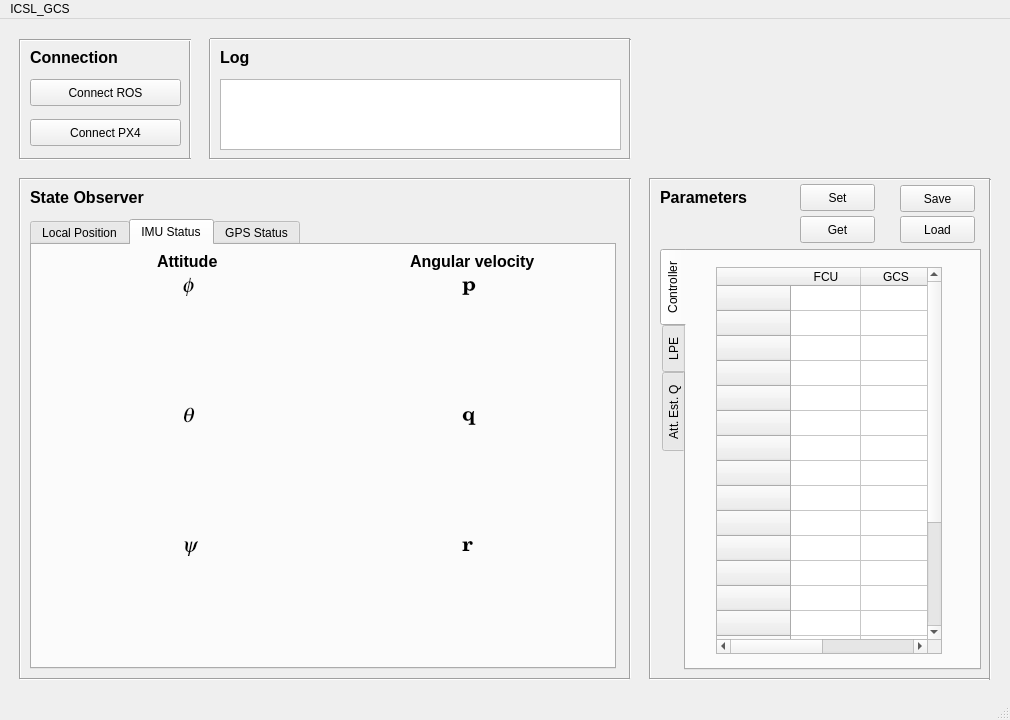
<?xml version="1.0" encoding="UTF-8"?>
<ui version="4.0">
 <class>ICSL_GCS</class>
 <widget class="QMainWindow" name="ICSL_GCS">
  <property name="geometry">
   <rect>
    <x>0</x>
    <y>0</y>
    <width>1010</width>
    <height>720</height>
   </rect>
  </property>
  <property name="windowTitle">
   <string>MainWindow</string>
  </property>
  <widget class="QWidget" name="centralwidget">
   <widget class="QLabel" name="label">
    <property name="geometry">
     <rect>
      <x>30</x>
      <y>30</y>
      <width>91</width>
      <height>17</height>
     </rect>
    </property>
    <property name="font">
     <font>
      <pointsize>12</pointsize>
      <weight>75</weight>
      <bold>true</bold>
     </font>
    </property>
    <property name="text">
     <string>Connection</string>
    </property>
   </widget>
   <widget class="QPushButton" name="pushButton_connect_ros">
    <property name="geometry">
     <rect>
      <x>30</x>
      <y>60</y>
      <width>151</width>
      <height>27</height>
     </rect>
    </property>
    <property name="text">
     <string>Connect ROS</string>
    </property>
   </widget>
   <widget class="QPushButton" name="pushButton_connect_px4">
    <property name="geometry">
     <rect>
      <x>30</x>
      <y>100</y>
      <width>151</width>
      <height>27</height>
     </rect>
    </property>
    <property name="text">
     <string>Connect PX4</string>
    </property>
   </widget>
   <widget class="Line" name="line">
    <property name="geometry">
     <rect>
      <x>10</x>
      <y>20</y>
      <width>20</width>
      <height>120</height>
     </rect>
    </property>
    <property name="orientation">
     <enum>Qt::Vertical</enum>
    </property>
   </widget>
   <widget class="Line" name="line_2">
    <property name="geometry">
     <rect>
      <x>180</x>
      <y>20</y>
      <width>20</width>
      <height>120</height>
     </rect>
    </property>
    <property name="orientation">
     <enum>Qt::Vertical</enum>
    </property>
   </widget>
   <widget class="Line" name="line_3">
    <property name="geometry">
     <rect>
      <x>20</x>
      <y>6</y>
      <width>171</width>
      <height>31</height>
     </rect>
    </property>
    <property name="orientation">
     <enum>Qt::Horizontal</enum>
    </property>
   </widget>
   <widget class="Line" name="line_4">
    <property name="geometry">
     <rect>
      <x>20</x>
      <y>130</y>
      <width>171</width>
      <height>21</height>
     </rect>
    </property>
    <property name="orientation">
     <enum>Qt::Horizontal</enum>
    </property>
   </widget>
   <widget class="Line" name="line_5">
    <property name="geometry">
     <rect>
      <x>200</x>
      <y>20</y>
      <width>20</width>
      <height>120</height>
     </rect>
    </property>
    <property name="orientation">
     <enum>Qt::Vertical</enum>
    </property>
   </widget>
   <widget class="Line" name="line_6">
    <property name="geometry">
     <rect>
      <x>620</x>
      <y>20</y>
      <width>20</width>
      <height>120</height>
     </rect>
    </property>
    <property name="orientation">
     <enum>Qt::Vertical</enum>
    </property>
   </widget>
   <widget class="Line" name="line_7">
    <property name="geometry">
     <rect>
      <x>210</x>
      <y>10</y>
      <width>420</width>
      <height>21</height>
     </rect>
    </property>
    <property name="orientation">
     <enum>Qt::Horizontal</enum>
    </property>
   </widget>
   <widget class="Line" name="line_8">
    <property name="geometry">
     <rect>
      <x>210</x>
      <y>130</y>
      <width>420</width>
      <height>21</height>
     </rect>
    </property>
    <property name="orientation">
     <enum>Qt::Horizontal</enum>
    </property>
   </widget>
   <widget class="QLabel" name="label_2">
    <property name="geometry">
     <rect>
      <x>220</x>
      <y>30</y>
      <width>91</width>
      <height>17</height>
     </rect>
    </property>
    <property name="font">
     <font>
      <pointsize>12</pointsize>
      <weight>75</weight>
      <bold>true</bold>
     </font>
    </property>
    <property name="text">
     <string>Log</string>
    </property>
   </widget>
   <widget class="QListView" name="view_logging">
    <property name="geometry">
     <rect>
      <x>220</x>
      <y>60</y>
      <width>401</width>
      <height>71</height>
     </rect>
    </property>
   </widget>
   <widget class="QTabWidget" name="tabWidget">
    <property name="geometry">
     <rect>
      <x>30</x>
      <y>200</y>
      <width>586</width>
      <height>450</height>
     </rect>
    </property>
    <property name="currentIndex">
     <number>1</number>
    </property>
    <widget class="QWidget" name="tab">
     <attribute name="title">
      <string>Local Position</string>
     </attribute>
     <widget class="QCustomPlot" name="widget_p_z" native="true">
      <property name="geometry">
       <rect>
        <x>20</x>
        <y>290</y>
        <width>260</width>
        <height>110</height>
       </rect>
      </property>
      <widget class="QLabel" name="label_5">
       <property name="geometry">
        <rect>
         <x>130</x>
         <y>0</y>
         <width>16</width>
         <height>21</height>
        </rect>
       </property>
       <property name="font">
        <font>
         <family>Century Schoolbook L</family>
         <pointsize>15</pointsize>
         <weight>75</weight>
         <italic>true</italic>
         <bold>true</bold>
        </font>
       </property>
       <property name="text">
        <string>z</string>
       </property>
      </widget>
     </widget>
     <widget class="QCustomPlot" name="widget_p_y" native="true">
      <property name="geometry">
       <rect>
        <x>20</x>
        <y>160</y>
        <width>260</width>
        <height>110</height>
       </rect>
      </property>
      <widget class="QLabel" name="label_10">
       <property name="geometry">
        <rect>
         <x>130</x>
         <y>0</y>
         <width>16</width>
         <height>20</height>
        </rect>
       </property>
       <property name="font">
        <font>
         <family>Century Schoolbook L</family>
         <pointsize>15</pointsize>
         <weight>75</weight>
         <italic>true</italic>
         <bold>true</bold>
        </font>
       </property>
       <property name="text">
        <string>y</string>
       </property>
      </widget>
     </widget>
     <widget class="QCustomPlot" name="widget_p_x" native="true">
      <property name="geometry">
       <rect>
        <x>20</x>
        <y>30</y>
        <width>260</width>
        <height>110</height>
       </rect>
      </property>
      <widget class="QLabel" name="label_7">
       <property name="geometry">
        <rect>
         <x>130</x>
         <y>0</y>
         <width>16</width>
         <height>21</height>
        </rect>
       </property>
       <property name="font">
        <font>
         <family>Century Schoolbook L</family>
         <pointsize>15</pointsize>
         <weight>75</weight>
         <italic>true</italic>
         <bold>true</bold>
        </font>
       </property>
       <property name="text">
        <string>x</string>
       </property>
      </widget>
     </widget>
     <widget class="QCustomPlot" name="widget_v_z" native="true">
      <property name="geometry">
       <rect>
        <x>300</x>
        <y>290</y>
        <width>260</width>
        <height>110</height>
       </rect>
      </property>
      <widget class="QLabel" name="label_9">
       <property name="geometry">
        <rect>
         <x>130</x>
         <y>0</y>
         <width>16</width>
         <height>21</height>
        </rect>
       </property>
       <property name="font">
        <font>
         <family>Century Schoolbook L</family>
         <pointsize>15</pointsize>
         <weight>75</weight>
         <italic>true</italic>
         <bold>true</bold>
        </font>
       </property>
       <property name="text">
        <string>z</string>
       </property>
      </widget>
     </widget>
     <widget class="QCustomPlot" name="widget_v_y" native="true">
      <property name="geometry">
       <rect>
        <x>300</x>
        <y>160</y>
        <width>260</width>
        <height>110</height>
       </rect>
      </property>
      <widget class="QLabel" name="label_4">
       <property name="geometry">
        <rect>
         <x>130</x>
         <y>0</y>
         <width>16</width>
         <height>21</height>
        </rect>
       </property>
       <property name="font">
        <font>
         <family>Century Schoolbook L</family>
         <pointsize>15</pointsize>
         <weight>75</weight>
         <italic>true</italic>
         <bold>true</bold>
        </font>
       </property>
       <property name="text">
        <string>y</string>
       </property>
      </widget>
     </widget>
     <widget class="QCustomPlot" name="widget_v_x" native="true">
      <property name="geometry">
       <rect>
        <x>300</x>
        <y>30</y>
        <width>260</width>
        <height>110</height>
       </rect>
      </property>
      <widget class="QLabel" name="label_3">
       <property name="geometry">
        <rect>
         <x>130</x>
         <y>0</y>
         <width>16</width>
         <height>21</height>
        </rect>
       </property>
       <property name="font">
        <font>
         <family>Century Schoolbook L</family>
         <pointsize>15</pointsize>
         <weight>75</weight>
         <italic>true</italic>
         <bold>true</bold>
        </font>
       </property>
       <property name="text">
        <string>x</string>
       </property>
      </widget>
     </widget>
     <widget class="QLabel" name="label_20">
      <property name="geometry">
       <rect>
        <x>124</x>
        <y>8</y>
        <width>71</width>
        <height>17</height>
       </rect>
      </property>
      <property name="font">
       <font>
        <pointsize>12</pointsize>
        <weight>75</weight>
        <bold>true</bold>
       </font>
      </property>
      <property name="text">
       <string>Position</string>
      </property>
     </widget>
     <widget class="QLabel" name="label_21">
      <property name="geometry">
       <rect>
        <x>405</x>
        <y>8</y>
        <width>71</width>
        <height>17</height>
       </rect>
      </property>
      <property name="font">
       <font>
        <pointsize>12</pointsize>
        <weight>75</weight>
        <bold>true</bold>
       </font>
      </property>
      <property name="text">
       <string>Velocity</string>
      </property>
     </widget>
    </widget>
    <widget class="QWidget" name="tab_2">
     <attribute name="title">
      <string>IMU Status</string>
     </attribute>
     <widget class="QCustomPlot" name="widget_roll" native="true">
      <property name="geometry">
       <rect>
        <x>20</x>
        <y>30</y>
        <width>260</width>
        <height>110</height>
       </rect>
      </property>
      <widget class="QLabel" name="label_12">
       <property name="geometry">
        <rect>
         <x>130</x>
         <y>0</y>
         <width>16</width>
         <height>21</height>
        </rect>
       </property>
       <property name="font">
        <font>
         <family>Standard Symbols L</family>
         <pointsize>16</pointsize>
         <weight>50</weight>
         <italic>true</italic>
         <bold>false</bold>
        </font>
       </property>
       <property name="text">
        <string>f</string>
       </property>
      </widget>
     </widget>
     <widget class="QCustomPlot" name="widget_pitch" native="true">
      <property name="geometry">
       <rect>
        <x>20</x>
        <y>160</y>
        <width>260</width>
        <height>110</height>
       </rect>
      </property>
      <widget class="QLabel" name="label_13">
       <property name="geometry">
        <rect>
         <x>130</x>
         <y>0</y>
         <width>16</width>
         <height>21</height>
        </rect>
       </property>
       <property name="font">
        <font>
         <family>Standard Symbols L</family>
         <pointsize>16</pointsize>
         <weight>50</weight>
         <italic>true</italic>
         <bold>false</bold>
        </font>
       </property>
       <property name="text">
        <string>q</string>
       </property>
      </widget>
     </widget>
     <widget class="QCustomPlot" name="widget_yaw" native="true">
      <property name="geometry">
       <rect>
        <x>20</x>
        <y>290</y>
        <width>260</width>
        <height>110</height>
       </rect>
      </property>
      <widget class="QLabel" name="label_15">
       <property name="geometry">
        <rect>
         <x>130</x>
         <y>0</y>
         <width>16</width>
         <height>21</height>
        </rect>
       </property>
       <property name="font">
        <font>
         <family>Standard Symbols L</family>
         <pointsize>16</pointsize>
         <weight>50</weight>
         <italic>true</italic>
         <bold>false</bold>
        </font>
       </property>
       <property name="text">
        <string>y</string>
       </property>
      </widget>
     </widget>
     <widget class="QCustomPlot" name="widget_r" native="true">
      <property name="geometry">
       <rect>
        <x>300</x>
        <y>290</y>
        <width>260</width>
        <height>110</height>
       </rect>
      </property>
      <widget class="QLabel" name="label_18">
       <property name="geometry">
        <rect>
         <x>130</x>
         <y>0</y>
         <width>16</width>
         <height>21</height>
        </rect>
       </property>
       <property name="font">
        <font>
         <family>Century Schoolbook L</family>
         <pointsize>16</pointsize>
         <weight>75</weight>
         <italic>false</italic>
         <bold>true</bold>
        </font>
       </property>
       <property name="text">
        <string>r</string>
       </property>
      </widget>
     </widget>
     <widget class="QCustomPlot" name="widget_p" native="true">
      <property name="geometry">
       <rect>
        <x>300</x>
        <y>30</y>
        <width>260</width>
        <height>110</height>
       </rect>
      </property>
      <widget class="QLabel" name="label_16">
       <property name="geometry">
        <rect>
         <x>130</x>
         <y>0</y>
         <width>16</width>
         <height>21</height>
        </rect>
       </property>
       <property name="font">
        <font>
         <family>Century Schoolbook L</family>
         <pointsize>16</pointsize>
         <weight>75</weight>
         <italic>false</italic>
         <bold>true</bold>
        </font>
       </property>
       <property name="text">
        <string>p</string>
       </property>
      </widget>
     </widget>
     <widget class="QCustomPlot" name="widget_q" native="true">
      <property name="geometry">
       <rect>
        <x>300</x>
        <y>160</y>
        <width>260</width>
        <height>110</height>
       </rect>
      </property>
      <widget class="QLabel" name="label_17">
       <property name="geometry">
        <rect>
         <x>130</x>
         <y>0</y>
         <width>16</width>
         <height>21</height>
        </rect>
       </property>
       <property name="font">
        <font>
         <family>Century Schoolbook L</family>
         <pointsize>16</pointsize>
         <weight>75</weight>
         <italic>false</italic>
         <bold>true</bold>
        </font>
       </property>
       <property name="text">
        <string>q</string>
       </property>
      </widget>
     </widget>
     <widget class="QLabel" name="label_22">
      <property name="geometry">
       <rect>
        <x>125</x>
        <y>8</y>
        <width>71</width>
        <height>17</height>
       </rect>
      </property>
      <property name="font">
       <font>
        <pointsize>12</pointsize>
        <weight>75</weight>
        <bold>true</bold>
       </font>
      </property>
      <property name="text">
       <string>Attitude</string>
      </property>
     </widget>
     <widget class="QLabel" name="label_23">
      <property name="geometry">
       <rect>
        <x>378</x>
        <y>8</y>
        <width>141</width>
        <height>17</height>
       </rect>
      </property>
      <property name="font">
       <font>
        <pointsize>12</pointsize>
        <weight>75</weight>
        <bold>true</bold>
       </font>
      </property>
      <property name="text">
       <string>Angular velocity</string>
      </property>
     </widget>
    </widget>
    <widget class="QWidget" name="tab_3">
     <attribute name="title">
      <string>GPS Status</string>
     </attribute>
    </widget>
   </widget>
   <widget class="QLabel" name="label_11">
    <property name="geometry">
     <rect>
      <x>30</x>
      <y>170</y>
      <width>121</width>
      <height>17</height>
     </rect>
    </property>
    <property name="font">
     <font>
      <pointsize>12</pointsize>
      <weight>75</weight>
      <bold>true</bold>
     </font>
    </property>
    <property name="text">
     <string>State Observer</string>
    </property>
   </widget>
   <widget class="Line" name="line_9">
    <property name="geometry">
     <rect>
      <x>10</x>
      <y>159</y>
      <width>20</width>
      <height>501</height>
     </rect>
    </property>
    <property name="orientation">
     <enum>Qt::Vertical</enum>
    </property>
   </widget>
   <widget class="Line" name="line_10">
    <property name="geometry">
     <rect>
      <x>20</x>
      <y>150</y>
      <width>610</width>
      <height>21</height>
     </rect>
    </property>
    <property name="orientation">
     <enum>Qt::Horizontal</enum>
    </property>
   </widget>
   <widget class="Line" name="line_11">
    <property name="geometry">
     <rect>
      <x>620</x>
      <y>159</y>
      <width>20</width>
      <height>501</height>
     </rect>
    </property>
    <property name="orientation">
     <enum>Qt::Vertical</enum>
    </property>
   </widget>
   <widget class="Line" name="line_12">
    <property name="geometry">
     <rect>
      <x>20</x>
      <y>650</y>
      <width>610</width>
      <height>21</height>
     </rect>
    </property>
    <property name="orientation">
     <enum>Qt::Horizontal</enum>
    </property>
   </widget>
   <widget class="QPushButton" name="pushButton_set_gain">
    <property name="geometry">
     <rect>
      <x>800</x>
      <y>165</y>
      <width>75</width>
      <height>27</height>
     </rect>
    </property>
    <property name="text">
     <string>Set</string>
    </property>
   </widget>
   <widget class="QPushButton" name="pushButton_get_gain">
    <property name="geometry">
     <rect>
      <x>800</x>
      <y>197</y>
      <width>75</width>
      <height>27</height>
     </rect>
    </property>
    <property name="text">
     <string>Get</string>
    </property>
   </widget>
   <widget class="QTabWidget" name="tabWidget_2">
    <property name="geometry">
     <rect>
      <x>660</x>
      <y>230</y>
      <width>321</width>
      <height>421</height>
     </rect>
    </property>
    <property name="contextMenuPolicy">
     <enum>Qt::ActionsContextMenu</enum>
    </property>
    <property name="layoutDirection">
     <enum>Qt::LeftToRight</enum>
    </property>
    <property name="tabPosition">
     <enum>QTabWidget::West</enum>
    </property>
    <property name="currentIndex">
     <number>0</number>
    </property>
    <property name="elideMode">
     <enum>Qt::ElideNone</enum>
    </property>
    <widget class="QWidget" name="tab_4">
     <attribute name="title">
      <string>Controller</string>
     </attribute>
     <widget class="QTableWidget" name="tbl_1">
      <property name="geometry">
       <rect>
        <x>30</x>
        <y>16</y>
        <width>226</width>
        <height>387</height>
       </rect>
      </property>
      <property name="autoScrollMargin">
       <number>10</number>
      </property>
      <property name="rowCount">
       <number>20</number>
      </property>
      <attribute name="horizontalHeaderDefaultSectionSize">
       <number>70</number>
      </attribute>
      <attribute name="horizontalHeaderMinimumSectionSize">
       <number>70</number>
      </attribute>
      <attribute name="verticalHeaderDefaultSectionSize">
       <number>18</number>
      </attribute>
      <attribute name="verticalHeaderMinimumSectionSize">
       <number>25</number>
      </attribute>
      <attribute name="verticalHeaderStretchLastSection">
       <bool>false</bool>
      </attribute>
      <row>
       <property name="text">
        <string>                     </string>
       </property>
      </row>
      <row>
       <property name="text">
        <string>                     </string>
       </property>
      </row>
      <row>
       <property name="text">
        <string>                     </string>
       </property>
      </row>
      <row>
       <property name="text">
        <string>                     </string>
       </property>
      </row>
      <row>
       <property name="text">
        <string>                     </string>
       </property>
      </row>
      <row>
       <property name="text">
        <string>                     </string>
       </property>
      </row>
      <row>
       <property name="text">
        <string>                     </string>
       </property>
      </row>
      <row>
       <property name="text">
        <string>                     </string>
       </property>
      </row>
      <row>
       <property name="text">
        <string>                     </string>
       </property>
      </row>
      <row>
       <property name="text">
        <string>                     </string>
       </property>
      </row>
      <row>
       <property name="text">
        <string>                     </string>
       </property>
      </row>
      <row>
       <property name="text">
        <string>                     </string>
       </property>
      </row>
      <row>
       <property name="text">
        <string>                     </string>
       </property>
      </row>
      <row>
       <property name="text">
        <string>                     </string>
       </property>
      </row>
      <row>
       <property name="text">
        <string>                     </string>
       </property>
      </row>
      <row>
       <property name="text">
        <string>                     </string>
       </property>
      </row>
      <row>
       <property name="text">
        <string>                     </string>
       </property>
      </row>
      <row>
       <property name="text">
        <string>                     </string>
       </property>
      </row>
      <row>
       <property name="text">
        <string>                     </string>
       </property>
      </row>
      <row>
       <property name="text">
        <string>                     </string>
       </property>
      </row>
      <column>
       <property name="text">
        <string>FCU</string>
       </property>
      </column>
      <column>
       <property name="text">
        <string>GCS</string>
       </property>
      </column>
     </widget>
    </widget>
    <widget class="QWidget" name="tab_5">
     <attribute name="title">
      <string>LPE</string>
     </attribute>
     <widget class="QTableWidget" name="tbl_2">
      <property name="geometry">
       <rect>
        <x>30</x>
        <y>16</y>
        <width>226</width>
        <height>387</height>
       </rect>
      </property>
      <property name="autoScrollMargin">
       <number>10</number>
      </property>
      <property name="rowCount">
       <number>20</number>
      </property>
      <attribute name="horizontalHeaderDefaultSectionSize">
       <number>70</number>
      </attribute>
      <attribute name="horizontalHeaderMinimumSectionSize">
       <number>70</number>
      </attribute>
      <attribute name="verticalHeaderDefaultSectionSize">
       <number>18</number>
      </attribute>
      <attribute name="verticalHeaderMinimumSectionSize">
       <number>25</number>
      </attribute>
      <attribute name="verticalHeaderStretchLastSection">
       <bool>false</bool>
      </attribute>
      <row>
       <property name="text">
        <string>                     </string>
       </property>
      </row>
      <row>
       <property name="text">
        <string>                     </string>
       </property>
      </row>
      <row>
       <property name="text">
        <string>                     </string>
       </property>
      </row>
      <row>
       <property name="text">
        <string>                     </string>
       </property>
      </row>
      <row>
       <property name="text">
        <string>                     </string>
       </property>
      </row>
      <row>
       <property name="text">
        <string>                     </string>
       </property>
      </row>
      <row>
       <property name="text">
        <string>                     </string>
       </property>
      </row>
      <row>
       <property name="text">
        <string>                     </string>
       </property>
      </row>
      <row>
       <property name="text">
        <string>                     </string>
       </property>
      </row>
      <row>
       <property name="text">
        <string>                     </string>
       </property>
      </row>
      <row>
       <property name="text">
        <string>                     </string>
       </property>
      </row>
      <row>
       <property name="text">
        <string>                     </string>
       </property>
      </row>
      <row>
       <property name="text">
        <string>                     </string>
       </property>
      </row>
      <row>
       <property name="text">
        <string>                     </string>
       </property>
      </row>
      <row>
       <property name="text">
        <string>                     </string>
       </property>
      </row>
      <row>
       <property name="text">
        <string>                     </string>
       </property>
      </row>
      <row>
       <property name="text">
        <string>                     </string>
       </property>
      </row>
      <row>
       <property name="text">
        <string>                     </string>
       </property>
      </row>
      <row>
       <property name="text">
        <string>                     </string>
       </property>
      </row>
      <row>
       <property name="text">
        <string>                     </string>
       </property>
      </row>
      <column>
       <property name="text">
        <string>FCU</string>
       </property>
      </column>
      <column>
       <property name="text">
        <string>GCS</string>
       </property>
      </column>
     </widget>
    </widget>
    <widget class="QWidget" name="tab_6">
     <attribute name="title">
      <string>Att. Est. Q</string>
     </attribute>
     <widget class="QTableWidget" name="tbl_3">
      <property name="geometry">
       <rect>
        <x>30</x>
        <y>16</y>
        <width>226</width>
        <height>387</height>
       </rect>
      </property>
      <property name="autoScrollMargin">
       <number>10</number>
      </property>
      <property name="rowCount">
       <number>20</number>
      </property>
      <attribute name="horizontalHeaderDefaultSectionSize">
       <number>70</number>
      </attribute>
      <attribute name="horizontalHeaderMinimumSectionSize">
       <number>70</number>
      </attribute>
      <attribute name="verticalHeaderDefaultSectionSize">
       <number>18</number>
      </attribute>
      <attribute name="verticalHeaderMinimumSectionSize">
       <number>25</number>
      </attribute>
      <attribute name="verticalHeaderStretchLastSection">
       <bool>false</bool>
      </attribute>
      <row>
       <property name="text">
        <string>                     </string>
       </property>
      </row>
      <row>
       <property name="text">
        <string>                     </string>
       </property>
      </row>
      <row>
       <property name="text">
        <string>                     </string>
       </property>
      </row>
      <row>
       <property name="text">
        <string>                     </string>
       </property>
      </row>
      <row>
       <property name="text">
        <string>                     </string>
       </property>
      </row>
      <row>
       <property name="text">
        <string>                     </string>
       </property>
      </row>
      <row>
       <property name="text">
        <string>                     </string>
       </property>
      </row>
      <row>
       <property name="text">
        <string>                     </string>
       </property>
      </row>
      <row>
       <property name="text">
        <string>                     </string>
       </property>
      </row>
      <row>
       <property name="text">
        <string>                     </string>
       </property>
      </row>
      <row>
       <property name="text">
        <string>                     </string>
       </property>
      </row>
      <row>
       <property name="text">
        <string>                     </string>
       </property>
      </row>
      <row>
       <property name="text">
        <string>                     </string>
       </property>
      </row>
      <row>
       <property name="text">
        <string>                     </string>
       </property>
      </row>
      <row>
       <property name="text">
        <string>                     </string>
       </property>
      </row>
      <row>
       <property name="text">
        <string>                     </string>
       </property>
      </row>
      <row>
       <property name="text">
        <string>                     </string>
       </property>
      </row>
      <row>
       <property name="text">
        <string>                     </string>
       </property>
      </row>
      <row>
       <property name="text">
        <string>                     </string>
       </property>
      </row>
      <row>
       <property name="text">
        <string>                     </string>
       </property>
      </row>
      <column>
       <property name="text">
        <string>FCU</string>
       </property>
      </column>
      <column>
       <property name="text">
        <string>GCS</string>
       </property>
      </column>
     </widget>
    </widget>
   </widget>
   <widget class="Line" name="line_13">
    <property name="geometry">
     <rect>
      <x>640</x>
      <y>159</y>
      <width>20</width>
      <height>501</height>
     </rect>
    </property>
    <property name="orientation">
     <enum>Qt::Vertical</enum>
    </property>
   </widget>
   <widget class="Line" name="line_14">
    <property name="geometry">
     <rect>
      <x>650</x>
      <y>150</y>
      <width>340</width>
      <height>21</height>
     </rect>
    </property>
    <property name="orientation">
     <enum>Qt::Horizontal</enum>
    </property>
   </widget>
   <widget class="Line" name="line_15">
    <property name="geometry">
     <rect>
      <x>980</x>
      <y>160</y>
      <width>20</width>
      <height>501</height>
     </rect>
    </property>
    <property name="orientation">
     <enum>Qt::Vertical</enum>
    </property>
   </widget>
   <widget class="Line" name="line_16">
    <property name="geometry">
     <rect>
      <x>650</x>
      <y>650</y>
      <width>340</width>
      <height>21</height>
     </rect>
    </property>
    <property name="orientation">
     <enum>Qt::Horizontal</enum>
    </property>
   </widget>
   <widget class="QLabel" name="label_14">
    <property name="geometry">
     <rect>
      <x>660</x>
      <y>170</y>
      <width>91</width>
      <height>17</height>
     </rect>
    </property>
    <property name="font">
     <font>
      <pointsize>12</pointsize>
      <weight>75</weight>
      <bold>true</bold>
     </font>
    </property>
    <property name="text">
     <string>Parameters</string>
    </property>
   </widget>
   <widget class="QPushButton" name="pushButton_save_gain">
    <property name="geometry">
     <rect>
      <x>900</x>
      <y>166</y>
      <width>75</width>
      <height>27</height>
     </rect>
    </property>
    <property name="text">
     <string>Save</string>
    </property>
   </widget>
   <widget class="QPushButton" name="pushButton_load_gain">
    <property name="geometry">
     <rect>
      <x>900</x>
      <y>197</y>
      <width>75</width>
      <height>27</height>
     </rect>
    </property>
    <property name="text">
     <string>Load</string>
    </property>
   </widget>
  </widget>
  <widget class="QMenuBar" name="menubar">
   <property name="geometry">
    <rect>
     <x>0</x>
     <y>0</y>
     <width>1010</width>
     <height>25</height>
    </rect>
   </property>
   <widget class="QMenu" name="menuICSL_GCS">
    <property name="title">
     <string>ICSL_GCS</string>
    </property>
   </widget>
   <addaction name="menuICSL_GCS"/>
  </widget>
  <widget class="QStatusBar" name="statusbar"/>
 </widget>
 <customwidgets>
  <customwidget>
   <class>QCustomPlot</class>
   <extends>QWidget</extends>
   <header location="global">qcustomplot.h</header>
   <container>1</container>
  </customwidget>
 </customwidgets>
 <resources/>
 <connections/>
</ui>
